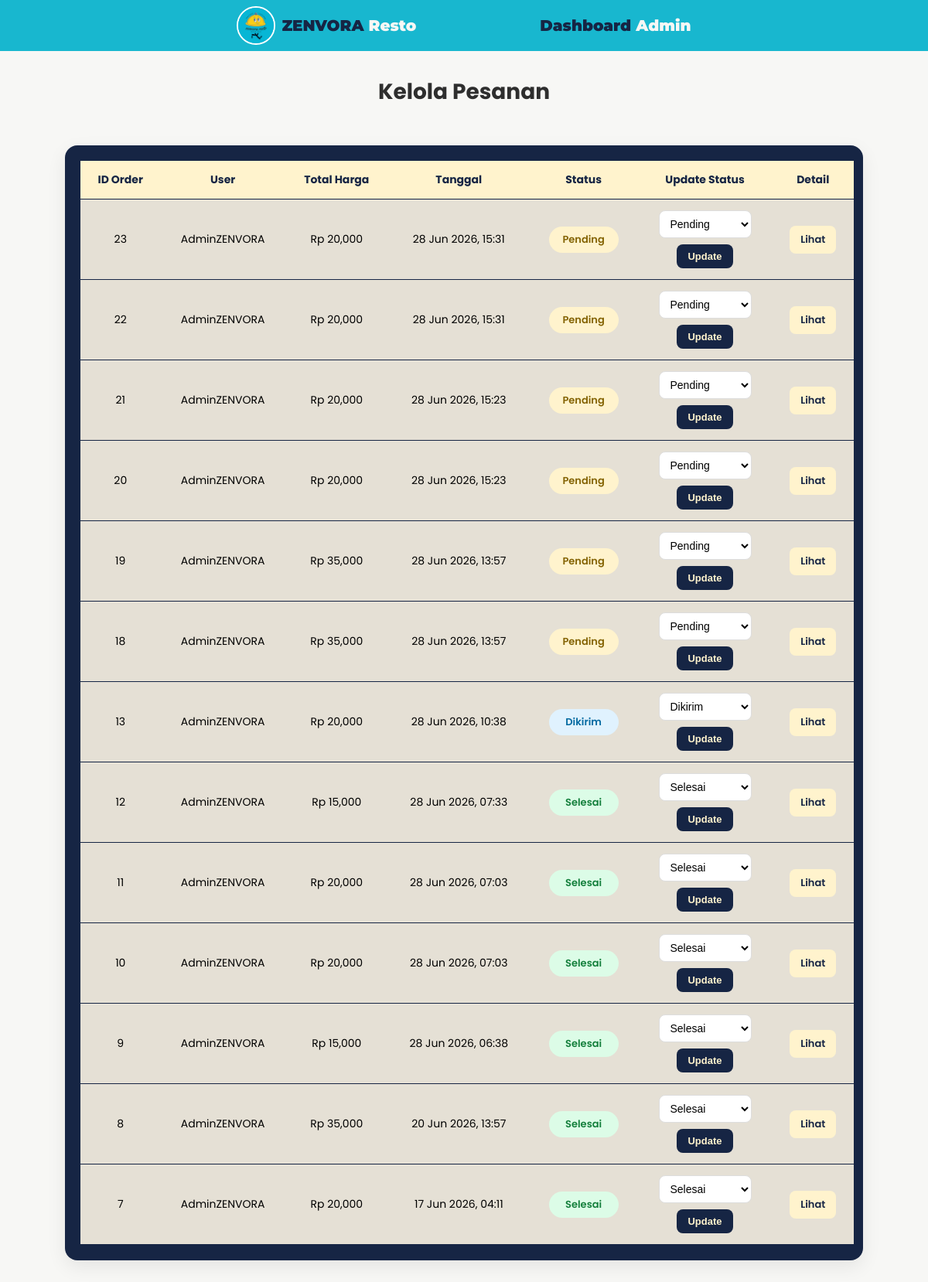
Page /admin/orders.php (signed in) on the committed database.
### tables this page shows
CREATE TABLE `orders` (
  `id` int(11) NOT NULL,
  `user_id` int(11) DEFAULT NULL,
  `total_harga` int(11) DEFAULT NULL,
  `order_date` timestamp NOT NULL DEFAULT current_timestamp(),
  `status` enum('pending','diproses','dikirim','selesai') DEFAULT 'pending',
  `created_at` timestamp NOT NULL DEFAULT current_timestamp()
);

CREATE TABLE `users` (
  `id` int(11) NOT NULL,
  `username` varchar(100) DEFAULT NULL,
  `email` varchar(100) DEFAULT NULL,
  `password` varchar(255) DEFAULT NULL,
  `role` enum('admin','user') DEFAULT 'user',
  `foto` varchar(255) DEFAULT NULL,
  `created_at` timestamp NOT NULL DEFAULT current_timestamp()
);

### admin/orders.php (the view, shortened to what this page needs)
<?php
include '../database/koneksi.php';
$query = mysqli_query($conn, "
    SELECT
        orders.*,
        users.username
    FROM orders
    JOIN users ON orders.user_id = users.id
    ORDER BY orders.id DESC
");
include 'adminHeader.php';
include 'adminNavbar.php';
?>
<section class="orders-section">
    <div class="orders-header">
        <h1>Kelola Pesanan</h1>
    </div>
    <div class="orders-table-wrapper">
        <table class="orders-table">
            <thead>
                <tr>
                    <th>ID Order</th>
                    <th>User</th>
                    <th>Total Harga</th>
                    <th>Tanggal</th>
                    <th>Status</th>
                    <th>Update Status</th>
                    <th>Detail</th>
                </tr>
            </thead>
            <tbody>
                <?php while($order = mysqli_fetch_assoc($query)): ?>
                <tr>
                    <td><?= $order['id']; ?></td>
                    <td><?= htmlspecialchars($order['username']); ?></td>
                    <td>Rp <?= number_format($order['total_harga']); ?></td>
                    <td><?= date('d M Y, H:i', strtotime($order['order_date'])); ?></td>
                    <td>
                        <span class="status-badge <?= strtolower($order['status']); ?>">
                            <?= ucfirst($order['status']); ?>
                        </span>
                    </td>
                    <td>
                        <form method="POST" class="status-form">
                            <select name="status">
                                <option value="pending" <?= $order['status'] == 'pending' ? 'selected' : ''; ?>>
                                    Pending
                                </option>
                                <option value="dikirim" <?= $order['status'] == 'dikirim' ? 'selected' : ''; ?>>
                                    Dikirim
                                </option>
                                <option value="selesai" <?= $order['status'] == 'selesai' ? 'selected' : ''; ?>>
                                    Selesai
                                </option>
                            </select>
                            <button type="submit" name="update_status">
                                Update
                            </button>
                        </form>
                    </td>
                    <td>
                        <a class="detail-btn" href="order_detail.php?id=<?= $order['id']; ?>">
                            Lihat
                        </a>
                    </td>
                </tr>
                <?php endwhile; ?>
            </tbody>
        </table>
    </div>
</section>
</body>
</html>

### assets/css/admin.css (style rules this page uses)
:root { --main-color: #f7F7F5; --secondary-color: #18B7CF; --font-main-color: #2E2E2E; --font-secondary-color:#D4A437; --card-main: #fff3cd; --border-color:#E5E0D5; --Tosku-color: #162544; --font-navbar: #facc15; --alert-main: #F97316; --error-main: #EF4444; }
* { margin: 0; padding: 0; box-sizing: border-box; }
body { background: var(--main-color); color: #000000; font-family: "Poppins", sans-serif; }
.orders-section { padding: 2rem 7%; }
.orders-section .orders-header { margin-bottom: 3rem; }
.orders-section .orders-header h1 { text-align: center; font-size: 28px; font-weight: 700; color: var(--font-main-color); }
.orders-section .orders-table-wrapper { background: var(--Tosku-color); border-radius: 16px; box-shadow: 0 8px 25px rgba(0,0,0,0.08); overflow-x: auto; padding: 20px; }
.orders-section .orders-table-wrapper .orders-table { width: 100%; border-collapse: collapse; min-width: 1000px; }
.orders-section .orders-table-wrapper .orders-table thead { background: var(--card-main); color: var(--Tosku-color); }
.orders-section .orders-table-wrapper .orders-table tbody { background: var(--border-color); }
.orders-section .orders-table-wrapper .orders-table th, .orders-table td { padding: 14px 16px; border-bottom: 1px solid var(--Tosku-color); text-align: center; font-size: 14px; vertical-align: middle; }
.orders-section .orders-table-wrapper .orders-table tbody .status-badge { display: inline-block; padding: 7px 14px; border-radius: 999px; font-size: 13px; font-weight: 600; min-width: 90px; text-align: center; }
.status-badge.pending { background: #fff3cd; color: #856404; }
.status-badge.dikirim { background: #e0f2fe; color: #0369a1; }
.status-badge.selesai { background: #dcfce7; color: #15803d; }
.status-form { display: flex; flex-direction: column; gap: 8px; align-items: center; }
.status-form select { padding: 8px 10px; border: 1px solid #ddd; border-radius: 8px; outline: none; font-size: 14px; background: #fff; min-width: 120px; }
.status-form button { background: var(--Tosku-color); color: var(--card-main); border: none; padding: 8px 14px; border-radius: 8px; font-size: 13px; font-weight: 600; cursor: pointer; transition: 0.3s ease; }
.detail-btn { display: inline-block; padding: 8px 14px; background: var(--card-main); color: var(--Tosku-color); text-decoration: none; border-radius: 8px; font-size: 13px; font-weight: 600; transition: 0.3s ease; }

### rows in the picture
orders: id "23", user.username "AdminZENVORA", total_harga "20,000", order_date "28 Jun 2026, 15:31", status "Pending"
orders: id "22", user.username "AdminZENVORA", total_harga "20,000", order_date "28 Jun 2026, 15:31", status "Pending"
orders: id "21", user.username "AdminZENVORA", total_harga "20,000", order_date "28 Jun 2026, 15:23", status "Pending"
orders: id "20", user.username "AdminZENVORA", total_harga "20,000", order_date "28 Jun 2026, 15:23", status "Pending"
orders: id "19", user.username "AdminZENVORA", total_harga "35,000", order_date "28 Jun 2026, 13:57", status "Pending"
orders: id "18", user.username "AdminZENVORA", total_harga "35,000", order_date "28 Jun 2026, 13:57", status "Pending"
orders: id "13", user.username "AdminZENVORA", total_harga "20,000", order_date "28 Jun 2026, 10:38", status "Dikirim"
orders: id "12", user.username "AdminZENVORA", total_harga "15,000", order_date "28 Jun 2026, 07:33", status "Selesai"
orders: id "11", user.username "AdminZENVORA", total_harga "20,000", order_date "28 Jun 2026, 07:03", status "Selesai"
orders: id "10", user.username "AdminZENVORA", total_harga "20,000", order_date "28 Jun 2026, 07:03", status "Selesai"
orders: id "9", user.username "AdminZENVORA", total_harga "15,000", order_date "28 Jun 2026, 06:38", status "Selesai"
orders: id "8", user.username "AdminZENVORA", total_harga "35,000", order_date "20 Jun 2026, 13:57", status "Selesai"
orders: id "7", user.username "AdminZENVORA", total_harga "20,000", order_date "17 Jun 2026, 04:11", status "Selesai"
